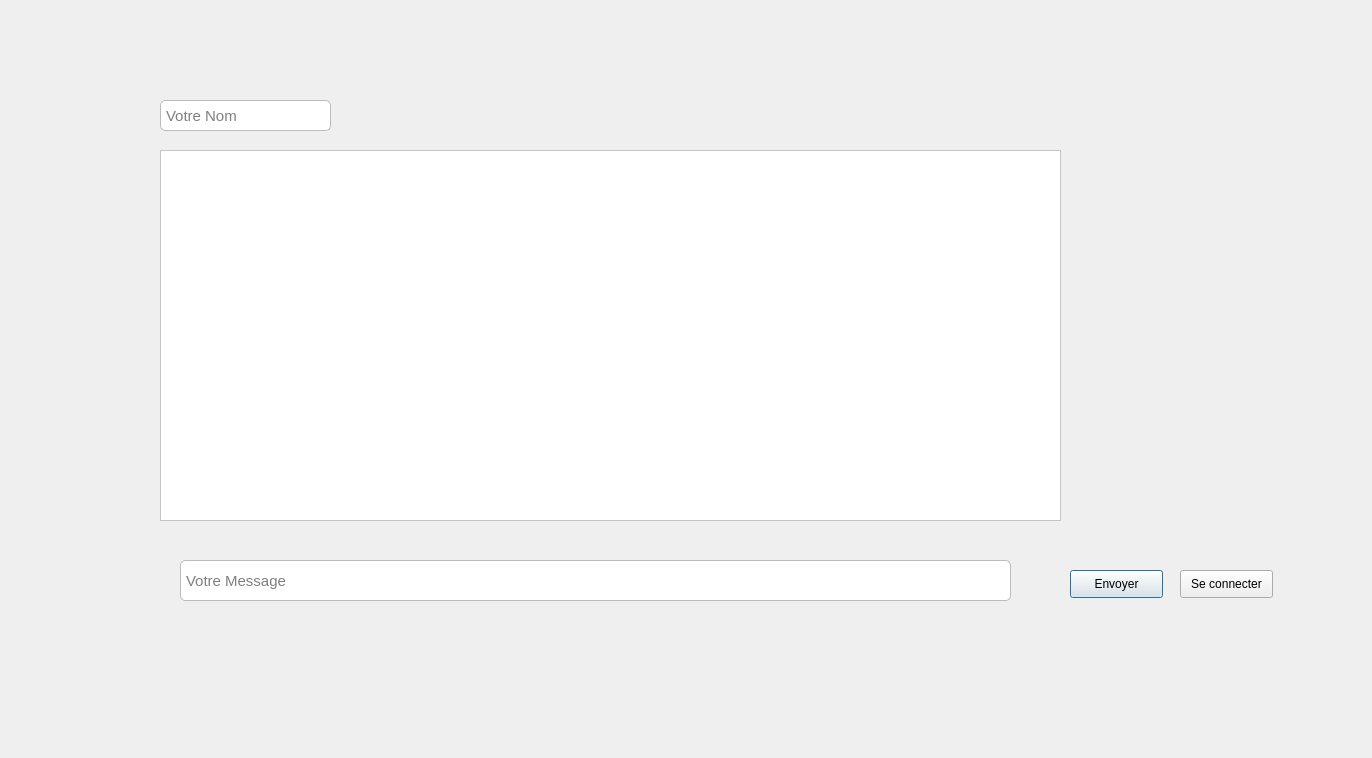
<?xml version="1.0" encoding="UTF-8"?>
<ui version="4.0">
 <class>widget</class>
 <widget class="QDialog" name="widget">
  <property name="geometry">
   <rect>
    <x>0</x>
    <y>0</y>
    <width>1372</width>
    <height>758</height>
   </rect>
  </property>
  <property name="windowTitle">
   <string>Dialog</string>
  </property>
  <widget class="QLineEdit" name="nickname">
   <property name="geometry">
    <rect>
     <x>160</x>
     <y>100</y>
     <width>171</width>
     <height>31</height>
    </rect>
   </property>
   <property name="styleSheet">
    <string notr="true">QLineEdit {
    background-color: #FFFFFF;
    border: 1px solid #BBBBBB;
    border-radius: 5px;
    padding: 3px;
    font-size: 15px;
    font-family: &quot;Arial&quot;;
}

QLineEdit:focus {
    border: 2px solid #0000FF;
    background-color: #F0F0F0;
}</string>
   </property>
   <property name="placeholderText">
    <string>Votre Nom</string>
   </property>
  </widget>
  <widget class="QTextEdit" name="textEdit">
   <property name="geometry">
    <rect>
     <x>160</x>
     <y>150</y>
     <width>901</width>
     <height>371</height>
    </rect>
   </property>
   <property name="styleSheet">
    <string notr="true">color: rgb(0, 0, 0);
background-color: rgb(255, 255, 255);</string>
   </property>
   <property name="readOnly">
    <bool>true</bool>
   </property>
  </widget>
  <widget class="QLineEdit" name="message">
   <property name="geometry">
    <rect>
     <x>180</x>
     <y>560</y>
     <width>831</width>
     <height>41</height>
    </rect>
   </property>
   <property name="styleSheet">
    <string notr="true">QLineEdit {
    background-color: #FFFFFF;
    border: 1px solid #BBBBBB;
    border-radius: 5px;
    padding: 3px;
    font-size: 15px;
    font-family: &quot;Arial&quot;;
}

QLineEdit:focus {
    border: 2px solid #0000FF;
    background-color: #F0F0F0;
}</string>
   </property>
   <property name="placeholderText">
    <string>Votre Message</string>
   </property>
  </widget>
  <widget class="QPushButton" name="send">
   <property name="geometry">
    <rect>
     <x>1070</x>
     <y>570</y>
     <width>93</width>
     <height>28</height>
    </rect>
   </property>
   <property name="text">
    <string>Envoyer</string>
   </property>
  </widget>
  <widget class="QPushButton" name="bind">
   <property name="geometry">
    <rect>
     <x>1180</x>
     <y>570</y>
     <width>93</width>
     <height>28</height>
    </rect>
   </property>
   <property name="text">
    <string>Se connecter</string>
   </property>
  </widget>
 </widget>
 <resources/>
 <connections/>
</ui>
